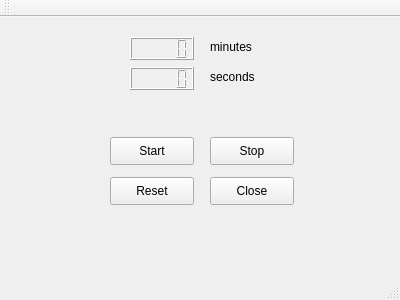
<?xml version="1.0" encoding="UTF-8"?>
<ui version="4.0">
 <class>MainWindow</class>
 <widget class="QMainWindow" name="MainWindow">
  <property name="geometry">
   <rect>
    <x>0</x>
    <y>0</y>
    <width>400</width>
    <height>300</height>
   </rect>
  </property>
  <property name="windowTitle">
   <string>MainWindow</string>
  </property>
  <widget class="QWidget" name="centralWidget">
   <widget class="QPushButton" name="stopButton">
    <property name="geometry">
     <rect>
      <x>210</x>
      <y>120</y>
      <width>84</width>
      <height>28</height>
     </rect>
    </property>
    <property name="text">
     <string>Stop</string>
    </property>
   </widget>
   <widget class="QPushButton" name="closeButton">
    <property name="geometry">
     <rect>
      <x>210</x>
      <y>160</y>
      <width>84</width>
      <height>28</height>
     </rect>
    </property>
    <property name="text">
     <string>Close</string>
    </property>
   </widget>
   <widget class="QPushButton" name="startButton">
    <property name="geometry">
     <rect>
      <x>110</x>
      <y>120</y>
      <width>84</width>
      <height>28</height>
     </rect>
    </property>
    <property name="text">
     <string>Start</string>
    </property>
   </widget>
   <widget class="QPushButton" name="resetButton">
    <property name="geometry">
     <rect>
      <x>110</x>
      <y>160</y>
      <width>84</width>
      <height>28</height>
     </rect>
    </property>
    <property name="text">
     <string>Reset</string>
    </property>
   </widget>
   <widget class="QLCDNumber" name="lcdNumberMin">
    <property name="geometry">
     <rect>
      <x>130</x>
      <y>20</y>
      <width>64</width>
      <height>23</height>
     </rect>
    </property>
   </widget>
   <widget class="QLCDNumber" name="lcdNumberSec">
    <property name="geometry">
     <rect>
      <x>130</x>
      <y>50</y>
      <width>64</width>
      <height>23</height>
     </rect>
    </property>
    <property name="intValue" stdset="0">
     <number>0</number>
    </property>
   </widget>
   <widget class="QLabel" name="label">
    <property name="geometry">
     <rect>
      <x>210</x>
      <y>20</y>
      <width>63</width>
      <height>20</height>
     </rect>
    </property>
    <property name="text">
     <string>minutes</string>
    </property>
   </widget>
   <widget class="QLabel" name="label_2">
    <property name="geometry">
     <rect>
      <x>210</x>
      <y>50</y>
      <width>63</width>
      <height>20</height>
     </rect>
    </property>
    <property name="text">
     <string>seconds</string>
    </property>
   </widget>
  </widget>
  <widget class="QMenuBar" name="menuBar">
   <property name="geometry">
    <rect>
     <x>0</x>
     <y>0</y>
     <width>400</width>
     <height>25</height>
    </rect>
   </property>
  </widget>
  <widget class="QToolBar" name="mainToolBar">
   <attribute name="toolBarArea">
    <enum>TopToolBarArea</enum>
   </attribute>
   <attribute name="toolBarBreak">
    <bool>false</bool>
   </attribute>
  </widget>
  <widget class="QStatusBar" name="statusBar"/>
 </widget>
 <layoutdefault spacing="6" margin="11"/>
 <resources/>
 <connections>
  <connection>
   <sender>closeButton</sender>
   <signal>clicked()</signal>
   <receiver>MainWindow</receiver>
   <slot>close()</slot>
   <hints>
    <hint type="sourcelabel">
     <x>267</x>
     <y>218</y>
    </hint>
    <hint type="destinationlabel">
     <x>320</x>
     <y>256</y>
    </hint>
   </hints>
  </connection>
 </connections>
</ui>
